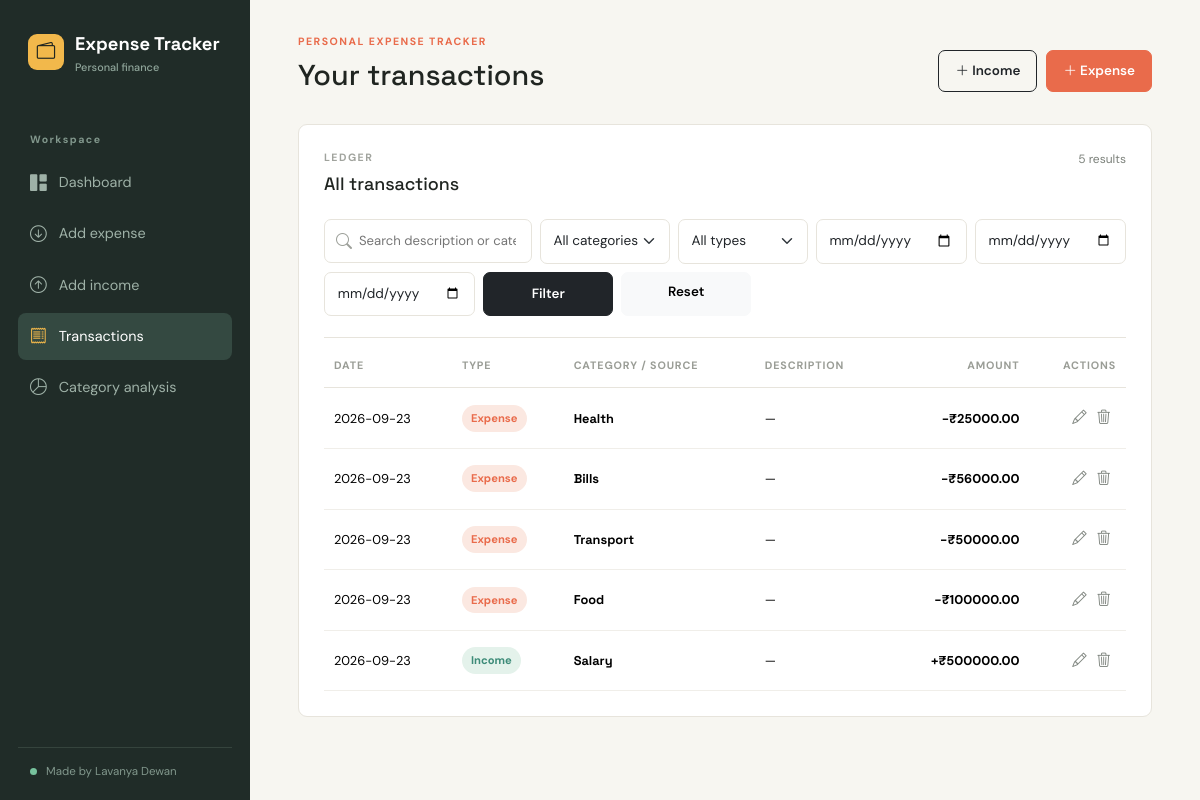
Page /transactions on the committed database.
### tables this page shows
CREATE TABLE transactions (
                id INTEGER PRIMARY KEY AUTOINCREMENT,
                type TEXT NOT NULL CHECK(type IN ('income', 'expense')),
                amount REAL NOT NULL CHECK(amount > 0),
                category TEXT NOT NULL,
                description TEXT DEFAULT '',
                date TEXT NOT NULL,
                created_at TEXT NOT NULL DEFAULT CURRENT_TIMESTAMP
            );

### app.py (the view)
@app.route("/transactions")
def transactions():
    filters = {
        "search": request.args.get("search", "").strip(),
        "category": request.args.get("category", "").strip(),
        "type": request.args.get("type", "").strip(),
        "date": request.args.get("date", "").strip(),
        "date_from": request.args.get("date_from", "").strip(),
        "date_to": request.args.get("date_to", "").strip(),
    }
    for field in ("date_from", "date_to"):
        if filters[field]:
            try:
                datetime.strptime(filters[field], "%Y-%m-%d")
            except ValueError:
                flash("Use valid dates for the transaction range.", "danger")
                filters[field] = ""
    if filters["date_from"] and filters["date_to"] and filters["date_from"] > filters["date_to"]:
        flash("The start date must be before or equal to the end date.", "danger")
        filters["date_from"], filters["date_to"] = filters["date_to"], filters["date_from"]
    return render_template(
        "transactions.html",
        transactions=get_transactions(filters),
        categories=get_categories(),
        filters=filters,
    )

### database.py (called while the page is built)
def get_connection():
    DATABASE_DIR.mkdir(exist_ok=True)
    connection = sqlite3.connect(DATABASE_PATH)
    connection.row_factory = sqlite3.Row
    return connection

def get_categories():
    with get_connection() as connection:
        rows = connection.execute(
            "SELECT DISTINCT category FROM transactions ORDER BY category"
        ).fetchall()
    return [row["category"] for row in rows]

### templates/transactions.html (shortened to what this page needs)
{% extends "base.html" %}
{% block page_heading %}Your transactions{% endblock %}
{% block content %}
<section class="panel">
    <div class="panel-heading"><div><span class="section-kicker">LEDGER</span><h3>All transactions</h3></div><span class="transaction-count">{{ transactions|length }} result{{ '' if transactions|length == 1 else 's' }}</span></div>
    <form class="filter-bar" method="get">
        <div class="search-box"><i class="bi bi-search"></i><input type="search" name="search" value="{{ filters.search }}" placeholder="Search description or category"></div>
        <select name="category" class="form-select"><option value="">All categories</option></select>
        <select name="type" class="form-select"><option value="">All types</option></select>
        <input type="date" name="date" value="{{ filters.date }}" class="form-control" title="Exact date">
        <input type="date" name="date_from" value="{{ filters.date_from }}" class="form-control" title="Start date">
        <input type="date" name="date_to" value="{{ filters.date_to }}" class="form-control" title="End date">
        <button class="btn btn-dark" type="submit">Filter</button><a class="btn btn-light" href="{{ url_for('transactions') }}">Reset</a>
    </form>
    {% if transactions %}
    <div class="table-responsive"><table class="table align-middle"><thead><tr><th>Date</th><th>Type</th><th>Category / Source</th><th>Description</th><th class="text-end">Amount</th><th class="text-end">Actions</th></tr></thead><tbody>
    {% for item in transactions %}<tr><td class="date-cell">{{ item['date'] }}</td><td><span class="type-pill {{ item['type'] }}">{{ item['type']|capitalize }}</span></td><td><strong>{{ item['category'] }}</strong></td><td class="description-cell">{{ item['description'] or '—' }}</td><td class="text-end amount-cell {{ item['type'] }}">{{ '+' if item['type'] == 'income' else '-' }}₹{{ "%.2f"|format(item['amount']) }}</td><td class="text-end"><a href="{{ url_for('edit_transaction', transaction_id=item['id']) }}" class="icon-button" title="Edit"><i class="bi bi-pencil"></i></a><form method="post" action="{{ url_for('remove_transaction', transaction_id=item['id']) }}" class="d-inline" onsubmit="return confirm('Delete this transaction?');"><button class="icon-button danger" title="Delete"><i class="bi bi-trash3"></i></button></form></td></tr>{% endfor %}
    </tbody></table></div>
    {% else %}<div class="empty-state"><i class="bi bi-search"></i><p>No matching transactions.</p><a href="{{ url_for('add_expense') }}">Add a new expense</a></div>{% endif %}
</section>
{% endblock %}

### static/style.css (style rules this page uses)
:root { --ink:#202521; --muted:#7b807a; --line:#e7e4dc; --paper:#f7f6f1; --white:#fff; --green:#3d8b78; --coral:#e96b4b; --yellow:#f2b84b; --navy:#4267a9; }
* { box-sizing:border-box; }
body { margin:0; background:var(--paper); color:var(--ink); font-family:'DM Sans',sans-serif; }
h1,h2,h3,strong,.brand { font-family:'Space Grotesk',sans-serif; }
h2,h3,p { margin-top:0; }
a { color:inherit; text-decoration:none; }
.sidebar-label,.eyebrow,.section-kicker,.hero-kicker { color:#81978c; font-size:.66rem; font-weight:700; letter-spacing:.14em; }
.btn { border-radius:7px; padding:.62rem 1rem; font-weight:600; font-size:.84rem; }
.panel { background:var(--white); border:1px solid var(--line); border-radius:9px; padding:25px; }
.panel-heading { display:flex; justify-content:space-between; gap:16px; align-items:flex-start; margin-bottom:24px; }
.section-kicker { color:#a0a39d; display:block; margin-bottom:7px; }
.panel h3 { font-size:1.12rem; margin:0; }
.form-badge,.type-pill { display:inline-flex; align-items:center; gap:5px; border-radius:20px; padding:5px 9px; font-size:.7rem; font-weight:700; }
.form-badge.expense,.type-pill.expense { color:var(--coral); background:#fbe8e1; }
.form-badge.income,.type-pill.income { color:var(--green); background:#e4f2eb; }
.form-control,.form-select,.input-group-text { border-color:var(--line); border-radius:7px; padding:.7rem .8rem; font-size:.85rem; }
.filter-bar { display:flex; gap:8px; flex-wrap:wrap; padding-bottom:21px; margin-bottom:5px; border-bottom:1px solid var(--line); }
.filter-bar > * { min-width:130px; width:auto; }
.filter-bar .search-box { flex:1; min-width:200px; position:relative; }
.search-box i { position:absolute; left:12px; top:11px; color:#9da09a; }
.search-box input { padding-left:34px; width:100%; border:1px solid var(--line); border-radius:7px; padding-top:.7rem; padding-bottom:.7rem; font-size:.82rem; }
.transaction-count { color:var(--muted); font-size:.75rem; }
.table { margin:0; font-size:.8rem; }
.table th { color:#9a9d96; font-size:.67rem; text-transform:uppercase; letter-spacing:.08em; font-weight:700; padding:14px 10px; border-bottom-color:var(--line); white-space:nowrap; }
.table td { padding:14px 10px; border-bottom-color:#f0eee9; }
.date-cell { color:var(--muted); white-space:nowrap; }
.description-cell { color:var(--muted); max-width:220px; }
.amount-cell { font-weight:700; white-space:nowrap; }
.icon-button { border:0; background:none; color:#7d837d; padding:5px; font-size:.9rem; }

### rows in the picture
transactions: date "2026-09-23", type "Expense", category "Health", description "—", type "-", amount "25000.00"
transactions: date "2026-09-23", type "Expense", category "Bills", description "—", type "-", amount "56000.00"
transactions: date "2026-09-23", type "Expense", category "Transport", description "—", type "-", amount "50000.00"
transactions: date "2026-09-23", type "Expense", category "Food", description "—", type "-", amount "100000.00"
transactions: date "2026-09-23", type "Income", category "Salary", description "—", type "+", amount "500000.00"

### other values in the picture
{{ transactions|length }} "5"
{{ '' if transactions|length == 1 else 's' }} "s"
